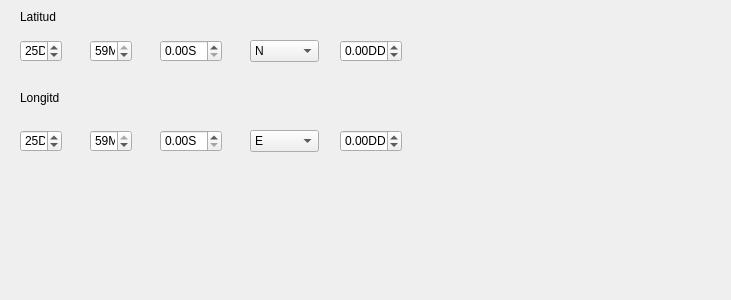
<?xml version="1.0" encoding="UTF-8"?>
<ui version="4.0">
 <class>LatLonCalcDialogBase</class>
 <widget class="QDialog" name="LatLonCalcDialogBase">
  <property name="geometry">
   <rect>
    <x>0</x>
    <y>0</y>
    <width>731</width>
    <height>300</height>
   </rect>
  </property>
  <property name="windowTitle">
   <string>Calculadora Latlon</string>
  </property>
  <widget class="QLabel" name="label">
   <property name="geometry">
    <rect>
     <x>20</x>
     <y>10</y>
     <width>47</width>
     <height>13</height>
    </rect>
   </property>
   <property name="text">
    <string>Latitud</string>
   </property>
   <property name="textFormat">
    <enum>Qt::RichText</enum>
   </property>
  </widget>
  <widget class="QSpinBox" name="spbLatD">
   <property name="geometry">
    <rect>
     <x>20</x>
     <y>40</y>
     <width>42</width>
     <height>22</height>
    </rect>
   </property>
   <property name="suffix">
    <string>D</string>
   </property>
   <property name="maximum">
    <number>90</number>
   </property>
   <property name="value">
    <number>25</number>
   </property>
  </widget>
  <widget class="QSpinBox" name="spbLatM">
   <property name="geometry">
    <rect>
     <x>90</x>
     <y>40</y>
     <width>42</width>
     <height>22</height>
    </rect>
   </property>
   <property name="suffix">
    <string>M</string>
   </property>
   <property name="maximum">
    <number>59</number>
   </property>
   <property name="value">
    <number>59</number>
   </property>
  </widget>
  <widget class="QDoubleSpinBox" name="spbLatS">
   <property name="geometry">
    <rect>
     <x>160</x>
     <y>40</y>
     <width>62</width>
     <height>22</height>
    </rect>
   </property>
   <property name="suffix">
    <string>S</string>
   </property>
   <property name="maximum">
    <double>59.990000000000002</double>
   </property>
  </widget>
  <widget class="QComboBox" name="cmbLatH">
   <property name="geometry">
    <rect>
     <x>250</x>
     <y>40</y>
     <width>69</width>
     <height>22</height>
    </rect>
   </property>
   <item>
    <property name="text">
     <string>N</string>
    </property>
   </item>
   <item>
    <property name="text">
     <string>S</string>
    </property>
   </item>
  </widget>
  <widget class="QDoubleSpinBox" name="spbLatGD">
   <property name="geometry">
    <rect>
     <x>340</x>
     <y>40</y>
     <width>62</width>
     <height>22</height>
    </rect>
   </property>
   <property name="suffix">
    <string>DD</string>
   </property>
   <property name="minimum">
    <double>-90.000000000000000</double>
   </property>
   <property name="maximum">
    <double>90.989999999999995</double>
   </property>
  </widget>
  <widget class="QLabel" name="Longitud">
   <property name="geometry">
    <rect>
     <x>20</x>
     <y>90</y>
     <width>47</width>
     <height>16</height>
    </rect>
   </property>
   <property name="text">
    <string>Longitd</string>
   </property>
  </widget>
  <widget class="QSpinBox" name="spbLonD">
   <property name="geometry">
    <rect>
     <x>20</x>
     <y>130</y>
     <width>42</width>
     <height>22</height>
    </rect>
   </property>
   <property name="suffix">
    <string>D</string>
   </property>
   <property name="maximum">
    <number>180</number>
   </property>
   <property name="value">
    <number>25</number>
   </property>
  </widget>
  <widget class="QSpinBox" name="spbLonM">
   <property name="geometry">
    <rect>
     <x>90</x>
     <y>130</y>
     <width>42</width>
     <height>22</height>
    </rect>
   </property>
   <property name="suffix">
    <string>M</string>
   </property>
   <property name="maximum">
    <number>59</number>
   </property>
   <property name="value">
    <number>59</number>
   </property>
  </widget>
  <widget class="QDoubleSpinBox" name="spbLonS">
   <property name="geometry">
    <rect>
     <x>160</x>
     <y>130</y>
     <width>62</width>
     <height>22</height>
    </rect>
   </property>
   <property name="suffix">
    <string>S</string>
   </property>
   <property name="maximum">
    <double>59.990000000000002</double>
   </property>
  </widget>
  <widget class="QComboBox" name="cmbLonH">
   <property name="geometry">
    <rect>
     <x>250</x>
     <y>130</y>
     <width>69</width>
     <height>22</height>
    </rect>
   </property>
   <property name="currentText">
    <string>E</string>
   </property>
   <item>
    <property name="text">
     <string>E</string>
    </property>
   </item>
   <item>
    <property name="text">
     <string>W</string>
    </property>
   </item>
  </widget>
  <widget class="QDoubleSpinBox" name="spbLonGD">
   <property name="geometry">
    <rect>
     <x>340</x>
     <y>130</y>
     <width>62</width>
     <height>22</height>
    </rect>
   </property>
   <property name="suffix">
    <string>DD</string>
   </property>
   <property name="minimum">
    <double>-180.000000000000000</double>
   </property>
   <property name="maximum">
    <double>180.990000000000009</double>
   </property>
  </widget>
 </widget>
 <resources/>
 <connections/>
</ui>
